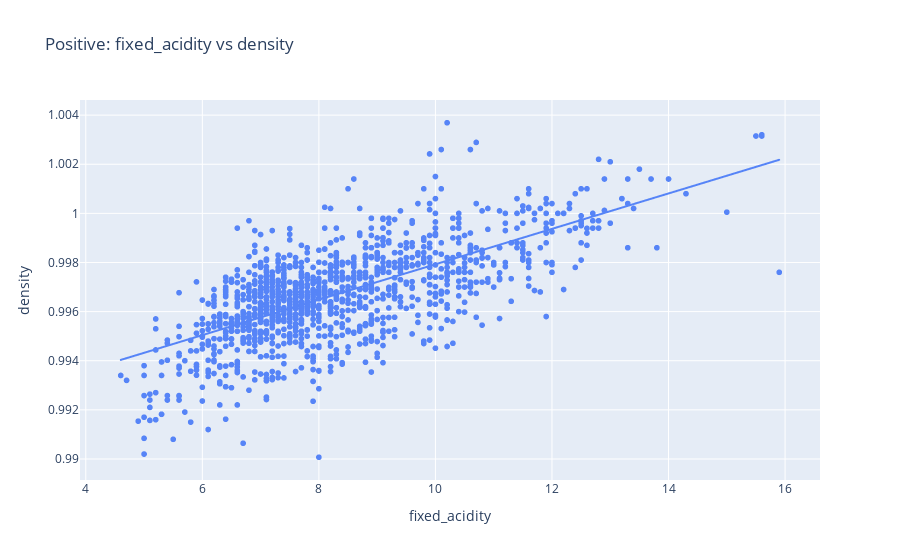
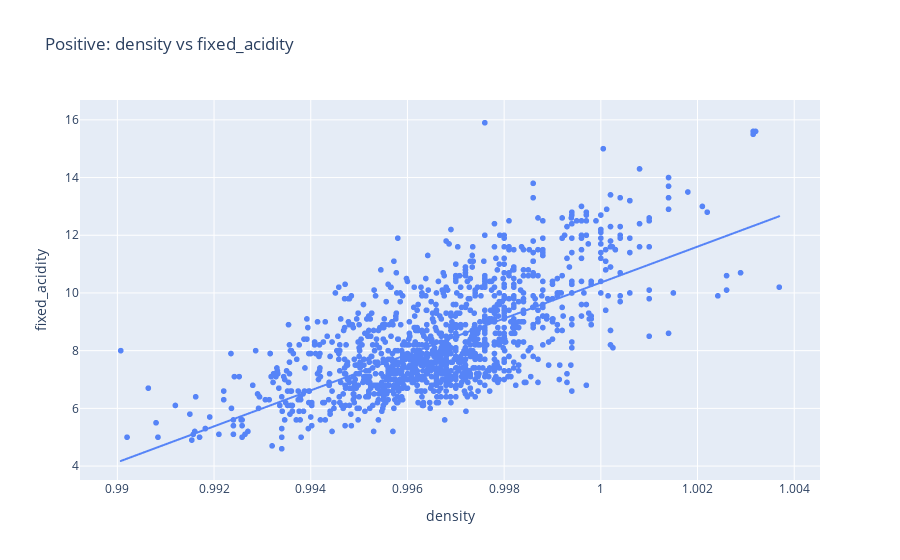
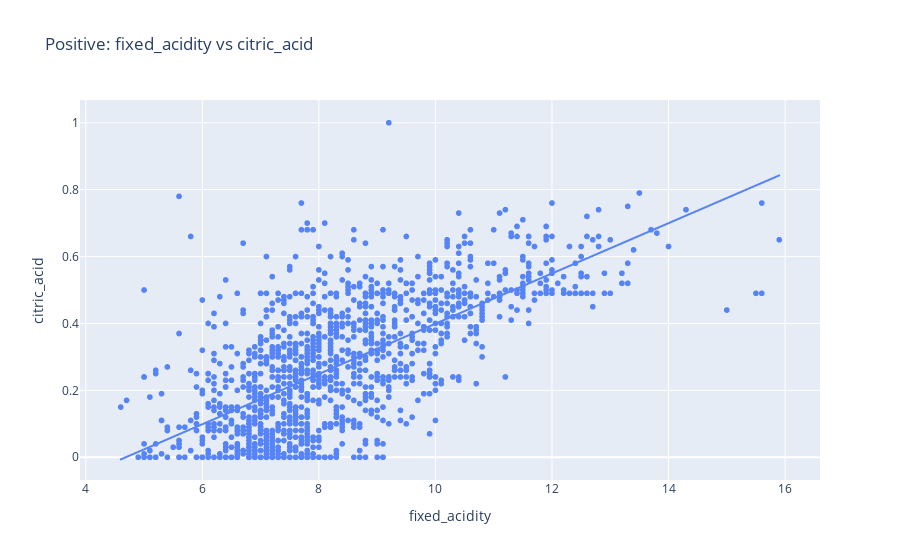

Here is the notebook cell these charts were saved with, in order:
### Markdown cell above
The correlation matrix provides a summary of how each feature in the dataset is related to every other feature. The values range from -1 to 1, where -1 indicates a strong negative correlation, 1 indicates a strong positive correlation, and 0 indicates no correlation. Here are some key observations from the matrix:

1. `fixed_acidity` has a strong positive correlation with `citric_acid` and `density`, and a strong negative correlation with `pH`. This suggests that as fixed acidity increases, so do citric acid and density, while pH decreases.

2. `volatile_acidity` has a strong negative correlation with `quality`. This suggests that higher volatile acidity is associated with lower quality.

3. `citric_acid` has a strong positive correlation with `fixed_acidity` and a strong negative correlation with `pH`. This suggests that as citric acid increases, so does fixed acidity, while pH decreases.

4. `density` has a strong positive correlation with `fixed_acidity` and `citric_acid`, and a strong negative correlation with `alcohol`. This suggests that as density increases, so do fixed acidity and citric acid, while alcohol decreases.

5. `alcohol` has a strong positive correlation with `quality` and a strong negative correlation with `density`. This suggests that higher alcohol content is associated with higher quality and lower density.

6. `quality`, the target variable, has a strong positive correlation with `alcohol` and a strong negative correlation with `volatile_acidity`. This suggests that higher quality is associated with higher alcohol content and lower volatile acidity.

So, in the dataset, several features show strong correlations with each other, which could lead to multicollinearity in a regression model. Multicollinearity occurs when predictor variables are highly correlated, potentially making the model's estimates less reliable. For instance, `fixed_acidity` is highly correlated with `citric_acid` and `density`. Therefore, when building the model, it might be necessary to address multicollinearity to ensure the reliability of the model.

Furthermore, `alcohol` and `volatile_acidity` show strong correlations with `quality`, the target variable. `Alcohol` has a strong positive correlation with `quality`, suggesting that wines with higher alcohol content tend to have higher quality ratings. On the other hand, `volatile_acidity` has a strong negative correlation with `quality`, indicating that wines with higher volatile acidity tend to have lower quality ratings. These features could be significant predictors in the model for wine quality. However, the actual performance of these predictors should be validated through model training and evaluation.

With these findings in mind, we can move to the statistical inference.

### Code cell
plot_top_correlations(wine_df, corr_matrix, 3)

### Figure 1 — Plotly figure (JSON) as saved in the notebook; plotly's stock layout.template omitted (floating-point values rounded to 4 significant figures; data arrays with more than 128 entries replaced by an {"elided": "..."} marker saying what was removed)
{"data": [{"hovertemplate": "fixed_acidity=%{x}<br>density=%{y}<extra></extra>", "legendgroup": "", "marker": {"color": "#5684F7", "symbol": "circle"}, "mode": "markers", "name": "", "showlegend": false, "type": "scattergl", "x": {"elided": "1359 float values"}, "xaxis": "x", "y": {"elided": "1359 float values"}, "yaxis": "y"}, {"hovertemplate": "<b>OLS trendline</b><br>density = 0.000721097 * fixed_acidity + 0.990716<br>R<sup>2</sup>=0.449161<br><br>fixed_acidity=%{x}<br>density=%{y} <b>(trend)</b><extra></extra>", "legendgroup": "", "marker": {"color": "#5684F7", "symbol": "circle"}, "mode": "lines", "name": "", "showlegend": false, "type": "scattergl", "x": {"elided": "1359 float values"}, "xaxis": "x", "y": {"elided": "1359 float values"}, "yaxis": "y"}], "layout": {"autosize": true, "legend": {"tracegroupgap": 0}, "title": {"text": "Positive: fixed_acidity vs density"}, "xaxis": {"anchor": "y", "autorange": true, "domain": [0, 1], "range": [3.917, 16.58], "title": {"text": "fixed_acidity"}, "type": "linear"}, "yaxis": {"anchor": "x", "autorange": true, "domain": [0, 1], "range": [0.9889, 1.005], "title": {"text": "density"}, "type": "linear"}}}

### Figure 2 — Plotly figure (JSON) as saved in the notebook; plotly's stock layout.template omitted (floating-point values rounded to 4 significant figures; data arrays with more than 128 entries replaced by an {"elided": "..."} marker saying what was removed)
{"data": [{"hovertemplate": "density=%{x}<br>fixed_acidity=%{y}<extra></extra>", "legendgroup": "", "marker": {"color": "#5684F7", "symbol": "circle"}, "mode": "markers", "name": "", "showlegend": false, "type": "scattergl", "x": {"elided": "1359 float values"}, "xaxis": "x", "y": {"elided": "1359 float values"}, "yaxis": "y"}, {"hovertemplate": "<b>OLS trendline</b><br>fixed_acidity = 622.886 * density + -612.525<br>R<sup>2</sup>=0.449161<br><br>density=%{x}<br>fixed_acidity=%{y} <b>(trend)</b><extra></extra>", "legendgroup": "", "marker": {"color": "#5684F7", "symbol": "circle"}, "mode": "lines", "name": "", "showlegend": false, "type": "scattergl", "x": {"elided": "1359 float values"}, "xaxis": "x", "y": {"elided": "1359 float values"}, "yaxis": "y"}], "layout": {"autosize": true, "legend": {"tracegroupgap": 0}, "title": {"text": "Positive: density vs fixed_acidity"}, "xaxis": {"anchor": "y", "autorange": true, "domain": [0, 1], "range": [0.9892, 1.005], "title": {"text": "density"}, "type": "linear"}, "yaxis": {"anchor": "x", "autorange": true, "domain": [0, 1], "range": [3.508, 16.84], "title": {"text": "fixed_acidity"}, "type": "linear"}}}

### Figure 3 — Plotly figure (JSON) as saved in the notebook; plotly's stock layout.template omitted (floating-point values rounded to 4 significant figures; data arrays with more than 128 entries replaced by an {"elided": "..."} marker saying what was removed)
{"data": [{"hovertemplate": "fixed_acidity=%{x}<br>citric_acid=%{y}<extra></extra>", "legendgroup": "", "marker": {"color": "#5684F7", "symbol": "circle"}, "mode": "markers", "name": "", "showlegend": false, "type": "scattergl", "x": {"elided": "1359 float values"}, "xaxis": "x", "y": {"elided": "1359 float values"}, "yaxis": "y"}, {"hovertemplate": "<b>OLS trendline</b><br>citric_acid = 0.0751348 * fixed_acidity + -0.352082<br>R<sup>2</sup>=0.445473<br><br>fixed_acidity=%{x}<br>citric_acid=%{y} <b>(trend)</b><extra></extra>", "legendgroup": "", "marker": {"color": "#5684F7", "symbol": "circle"}, "mode": "lines", "name": "", "showlegend": false, "type": "scattergl", "x": {"elided": "1359 float values"}, "xaxis": "x", "y": {"elided": "1359 float values"}, "yaxis": "y"}], "layout": {"autosize": true, "legend": {"tracegroupgap": 0}, "title": {"text": "Positive: fixed_acidity vs citric_acid"}, "xaxis": {"anchor": "y", "autorange": true, "domain": [0, 1], "range": [3.917, 16.58], "title": {"text": "fixed_acidity"}, "type": "linear"}, "yaxis": {"anchor": "x", "autorange": true, "domain": [0, 1], "range": [-0.08252, 1.083], "title": {"text": "citric_acid"}, "type": "linear"}}}
